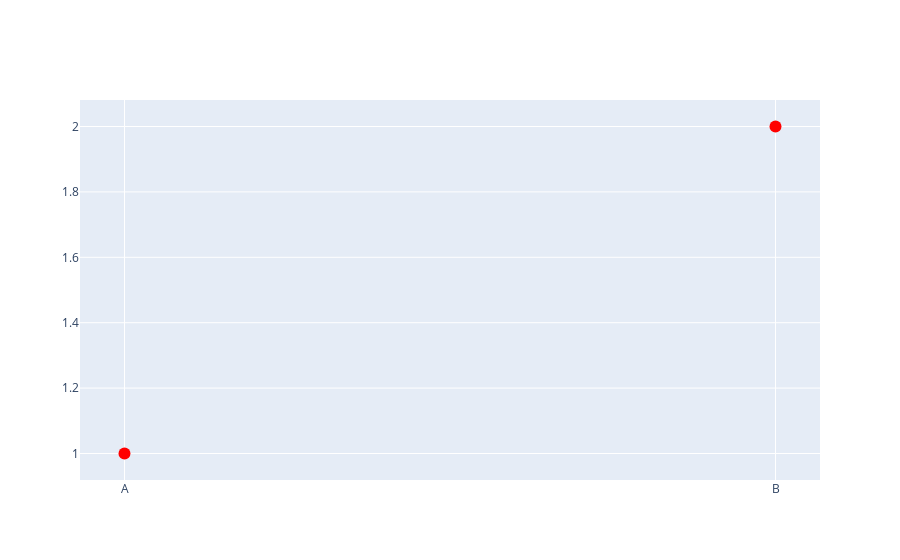

Source (notebook cell):
### Markdown cell above
#### Line

### Code cell
fig =go.Figure()

line = go.Scatter(x=['A','B'],y=[1,2],marker=dict(color='red',size=12),mode='markers')
fig.add_trace(line)

### Figure 1 — Plotly figure (JSON) as saved in the notebook; plotly's stock layout.template omitted (floating-point values rounded to 4 significant figures)
{"data": [{"marker": {"color": "red", "size": 12}, "mode": "markers", "type": "scatter", "x": ["A", "B"], "y": [1, 2]}], "layout": {"autosize": true, "xaxis": {"autorange": true, "range": [-0.06554, 1.066], "type": "category"}, "yaxis": {"autorange": true, "range": [0.8878, 2.112], "type": "linear"}}}
